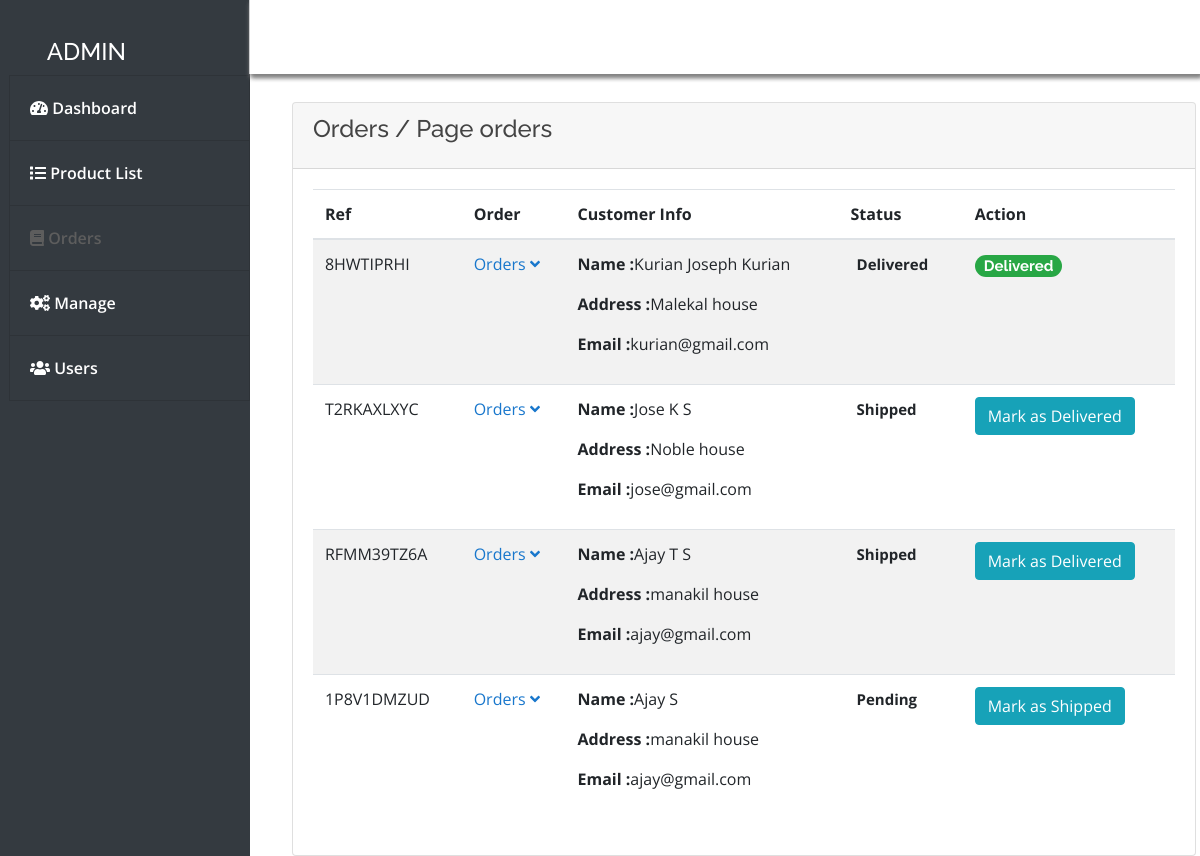
Screenshot of /admin/index.php?page=orders (signed in) with the database file from the repository.
### tables this page shows
CREATE TABLE `orders` (
  `order_id` int(11) NOT NULL,
  `user_id` int(11) NOT NULL,
  `product_id` int(11) NOT NULL,
  `qty` int(11) NOT NULL,
  `ref_id` varchar(255) NOT NULL,
  `p_status` varchar(20) NOT NULL,
  `status` tinyint(1) NOT NULL DEFAULT 1 COMMENT '0=canelled, 1= pending, 2 =  shipping, 3 =  delivered'
);

CREATE TABLE `orders_info` (
  `order_id` int(10) NOT NULL,
  `user_id` int(11) NOT NULL,
  `f_name` varchar(255) NOT NULL,
  `email` varchar(255) NOT NULL,
  `address` varchar(255) NOT NULL,
  `city` varchar(255) NOT NULL,
  `state` varchar(255) NOT NULL,
  `zip` int(10) NOT NULL,
  `cardname` varchar(255) NOT NULL,
  `cardnumber` varchar(20) NOT NULL,
  `expdate` varchar(255) NOT NULL,
  `prod_count` int(15) DEFAULT NULL,
  `total_amt` int(15) DEFAULT NULL,
  `cvv` int(5) NOT NULL
);

### admin/orders.php (the view, shortened to what this page needs)
    <?php
include("../db.php");
$page=$_GET['page'];
include "sidenav.php";
include "topheader.php";
?>
      <div class="content" style="top:1cm;left:.5cm;position:relative">
        <div class="container-fluid">
          <div class="col-md-14">
            <div class="card ">
              <div class="card-header card-header-primary">
                <h4 class="card-title">Orders  / Page <?php echo $page;?> </h4>
              </div>
              <div class="card-body">
                <div class="table-responsive ps">
                  <table class="table table-hover table-striped " id="ordertbl">
                    <thead class="">
                      <tr>
                        <th>Ref</th>
                        <th>Order</th>
                        <th>Customer Info</th>
                        <th>Status</th>
                        <th>Action</th>
                    </tr></thead>
                    <tbody>
                      <?php
                        $result=mysqli_query($con,"select * from orders o inner join orders_info oi on oi.order_id= o.order_id ")or die ("query 1 incorrect.....");
                        while($row=mysqli_fetch_array($result))
                        {
                        ?>
                        <tr>
                          <td><?php echo $row['ref_id'] ?></td>
                          <td>
                              <a data-toggle="collapse" href="#prod<?php echo $row['order_id'] ?>" role="button" aria-expanded="false" aria-controls="prod<?php echo $row['order_id'] ?>">Orders <span><i class="fa fa-angle-down"></i></span></a>
                          </td>
                          <td>
                            <p><b>Name :</b><?php echo ucwords($row['f_name']) ?></p>
                            <p><b>Address :</b><?php echo $row['address'] ?></p>
                            <p><b>Email :</b><?php echo $row['email'] ?></p>
                          </td>
                          <td>
                            <?php if($row['status'] == 0): ?>
                              <div class="badge badge-danger">Cancelled</div>
                               <?php elseif($row['status'] == 1): ?>
                              <div class="badge " style="font-size:15px;">Pending</div>
                              <?php elseif($row['status'] == 2): ?>
                              <div class="badge" style="font-size:15px;">Shipped</div>
                              <?php elseif($row['status'] == 3): ?>
                              <div class="badge " style="font-size:15px;">Delivered</div>
                              <?php endif; ?>
                          </td>
                          <td>
                               <?php if($row['status'] == 1): ?>
                                <button class="btn btn-md btn-info changestatus" data-stat ='2' data-id="<?php echo $row['order_id'] ?>">Mark as Shipped</button>
                              <?php elseif($row['status'] == 2): ?>
                                <button class="btn btn-md btn-info changestatus" data-stat ='3' data-id="<?php echo $row['order_id'] ?>">Mark as Delivered</button>
                              <?php elseif($row['status'] == 3): ?>
                                <h5><div class="badge badge-pill badge-success lg " style=:padding:4px; data-id="<?php echo $row['order_id'] ?>" disabled>Delivered</div>
                             </h5> <?php endif; ?>
                          </td>
                        </tr>
                        <?php
                        }
                        ?>
                    </tbody>
                  </table>
                </div>
              </div>
            </div>
          </div>
        </div>
      </div>

### assets/css/style.css (style rules this page uses)
body { font-family: "Open Sans", sans-serif; color: #444444; width: 100%; height: calc(100%); }
a { color: #1977cc; }
h1, h2, h3, h4, h5, h6 { font-family: "Raleway", sans-serif; }

### rows the page displays
orders: ref "8HWTIPRHI", orders_info.f_name "Kurian Joseph Kurian", orders_info.address "Malekal house", orders_info.email "kurian@gmail.com", status "Delivered"
orders: ref "T2RKAXLXYC", orders_info.f_name "Jose K S", orders_info.address "Noble house", orders_info.email "jose@gmail.com", status "Shipped"
orders: ref "RFMM39TZ6A", orders_info.f_name "Ajay T S", orders_info.address "manakil house", orders_info.email "ajay@gmail.com", status "Shipped"
orders: ref "1P8V1DMZUD", orders_info.f_name "Ajay S", orders_info.address "manakil house", orders_info.email "ajay@gmail.com", status "Pending"

### other values shown
$page "orders"
